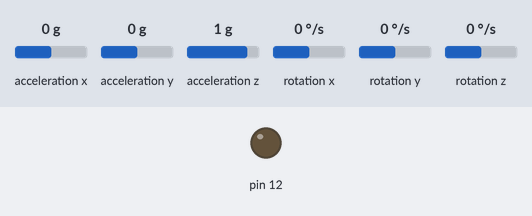
A sketch run on a simulated Arduino Uno, built with avr-gcc and run on an emulated ATmega328P. Shown: output pins drawn as LEDs (lit = HIGH). Wiring (inferred from the names in the program): MPU-6050 motion sensor at I2C address 0x68. The inputs (shaded band) are chosen by the test bench; at power-on: acceleration x 0 g, acceleration y 0 g, acceleration z 1 g, rotation x 0 °/s, rotation y 0 °/s, rotation z 0 °/s.

Above: at 8.5 s.
At 19.6 s:
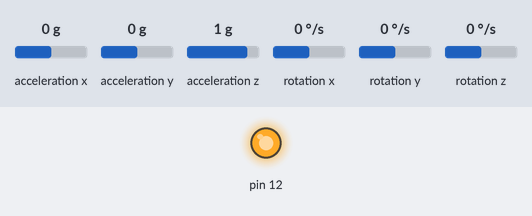
Timing chart, 0 to 21.1 s (numbered marks = the images above):
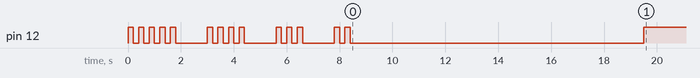

The sketch:

IMU.ino
```cpp
#include <Wire.h>

const int MPU = 0x68; // address of the MPU-6050 that I2C uses to initiate communication
const int I2C_CLOCK = 250; // I2C clock frequency, in hz

const float ACCEL_SENSITIVITY = 8192.0;
const float GYRO_SENSITIVITY = 65.5;
const int NUM_CALIBRATION_CYCLES = 2000;

int16_t accRaw[3];
int16_t gyroRaw[3];
int temp;
float acc[3];
float gyro[3];
float gyroCal[3];

float roll_acc, pitch_acc, yaw;
float roll, pitch;

unsigned long timer;

void setup() {
  digitalWrite(SDA, 1);
  digitalWrite(SCL, 1);
  DDRB |= 0b00010000; // pins 8-11 set to input, 12 is output
  // Serial.begin(115200);
  for (int i = 0; i < 5; ++i) {
    digitalWrite(12, HIGH);
    delay(200);
    digitalWrite(12, LOW);
    delay(200);
  }
  delay(1000);
  TWBR = 12; // Setting the clock to 250 hz
  Wire.begin();
  Wire.beginTransmission(0x68);
  Wire.write(0x6B);
  Wire.write(0x00);
  Wire.endTransmission(false);
  for (int i = 0; i < 4; ++i) {
    digitalWrite(12, HIGH);
    delay(200);
    digitalWrite(12, LOW);
    delay(200);
  }
  delay(1000);
  // Configure MPU to use +500 deg/seconds for the gyroscope sensitivity and +4g for accelerometer
  Wire.beginTransmission(MPU);
  Wire.write(0x1C);
  Wire.write(0b00001000);
  Wire.endTransmission(true);
  for (int i = 0; i < 3; ++i) {
    digitalWrite(12, HIGH);
    delay(200);
    digitalWrite(12, LOW);
    delay(200);
  }
  delay(1000);
  Wire.beginTransmission(MPU);
  Wire.write(0x1B);
  Wire.write(0b00001000);
  Wire.endTransmission(true);
  for (int i = 0; i < 2; ++i) {
    digitalWrite(12, HIGH);
    delay(200);
    digitalWrite(12, LOW);
    delay(200);
  }
  calibrate_gyro();
  delay(1000);
  timer = micros();
  digitalWrite(12, HIGH);
}

void loop() {
  // Get data from the IMU
  read_mpu_data();

  // Track how many degrees the craft's roll and pitch has travelled since the last cycle
  // (degrees / seconds) * (1 / (1 / seconds) ) = degrees
  pitch += gyro[1] / I2C_CLOCK;
  roll += gyro[0] / I2C_CLOCK;

  // Calculate roll and pitch using data from the accelerometer
  pitch_acc = atan2(-acc[0], sqrt(acc[1]*acc[1] + acc[2]*acc[2])) * 180/M_PI;
  roll_acc = atan2(acc[1], acc[2]) * 180/M_PI;

  // Complementary filter combining gyro/accelerometer data
  pitch = pitch * 0.96 + pitch_acc * 0.04;
  roll = roll * 0.96 + roll_acc * 0.04;

  // In order for our loop to properly track the travelled roll/pitch angles, we need to ensure that our loop take precisely 4000 microseconds. By doing this, we
  // can use a fixed variable for our time step when using the gyro to find roll/pitch
  while(micros() - timer < 4000);
  // Serial.print(pitch);
  // Serial.print("\t");
  // Serial.println(roll);
  timer = micros();
}

// Gets data from the MPU6050 and takes it from raw integer form, does the necessary unit transformations, and
// processes it into floats to be used for calculations
void read_mpu_data() {
  Wire.beginTransmission(MPU);
  Wire.write(0x3B); // Start with register 0x3B (accelXOUT_H)
  Wire.endTransmission();
  Wire.requestFrom(MPU, 14); // Request 14 bytes from the MPU, starting at register 0x3B
  while (Wire.available() < 14);
  accRaw[0] = (int16_t)(Wire.read() << 8 | Wire.read());
  accRaw[1] = (int16_t)(Wire.read() << 8 | Wire.read());
  accRaw[2] = (int16_t)(Wire.read() << 8 | Wire.read());
  temp = (Wire.read() << 8 | Wire.read());
  gyroRaw[0] = (int16_t)(Wire.read() << 8 | Wire.read());
  gyroRaw[1] = (int16_t)(Wire.read() << 8 | Wire.read());
  gyroRaw[2] = (int16_t)(Wire.read() << 8 | Wire.read());
  acc[0] = accRaw[0] / ACCEL_SENSITIVITY;
  acc[1] = accRaw[1] / ACCEL_SENSITIVITY;
  acc[2] = accRaw[2] / ACCEL_SENSITIVITY;
  gyro[0] = (gyroRaw[0] / GYRO_SENSITIVITY) - gyroCal[0];
  gyro[1] = (gyroRaw[1] / GYRO_SENSITIVITY) - gyroCal[1];
  gyro[2] = (gyroRaw[2] / GYRO_SENSITIVITY) - gyroCal[2];
}

/**
 * Read in the gyro data 2000 times and take an average to get the error to use as a correction later on
 */
void calibrate_gyro() {
  for (int i = 0; i < NUM_CALIBRATION_CYCLES ; ++i){
    read_mpu_data();
    gyroCal[0] += gyro[0];
    gyroCal[1] += gyro[1];
    gyroCal[2] += gyro[2];
    delay(3);
  }
  gyroCal[0] /= NUM_CALIBRATION_CYCLES;
  gyroCal[1] /= NUM_CALIBRATION_CYCLES;
  gyroCal[2] /= NUM_CALIBRATION_CYCLES;
}
```
